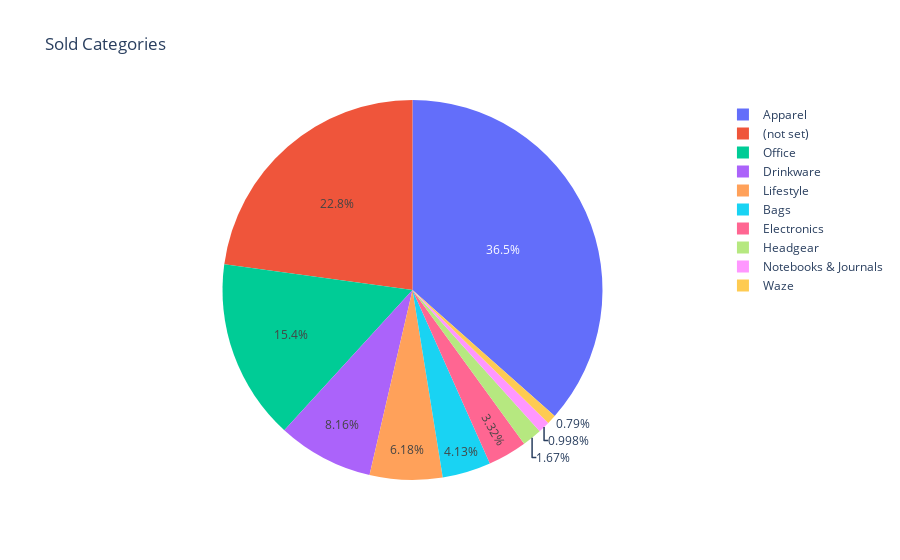

Notebook cell for this chart:
### Code cell
categories = df.filter(pl.col('transactionId') != 'null').select(pl.col('v2ProductCategory'))
categories = categories.select(pl.col("v2ProductCategory").value_counts(sort=True)).unnest("v2ProductCategory")
px.pie(categories[:10], values="count", names="v2ProductCategory", title="Sold Categories")

### Figure 1 — Plotly figure (JSON) as saved in the notebook; plotly's stock layout.template omitted (floating-point values rounded to 4 significant figures)
{"data": [{"domain": {"x": [0, 1], "y": [0, 1]}, "hovertemplate": "v2ProductCategory=%{label}<br>count=%{value}<extra></extra>", "labels": ["Apparel", "(not set)", "Office", "Drinkware", "Lifestyle", "Bags", "Electronics", "Headgear", "Notebooks & Journals", "Waze"], "legendgroup": "", "name": "", "showlegend": true, "type": "pie", "values": [26276, 16416, 11064, 5865, 4444, 2968, 2390, 1204, 718, 568]}], "layout": {"legend": {"tracegroupgap": 0}, "title": {"text": "Sold Categories"}}}
